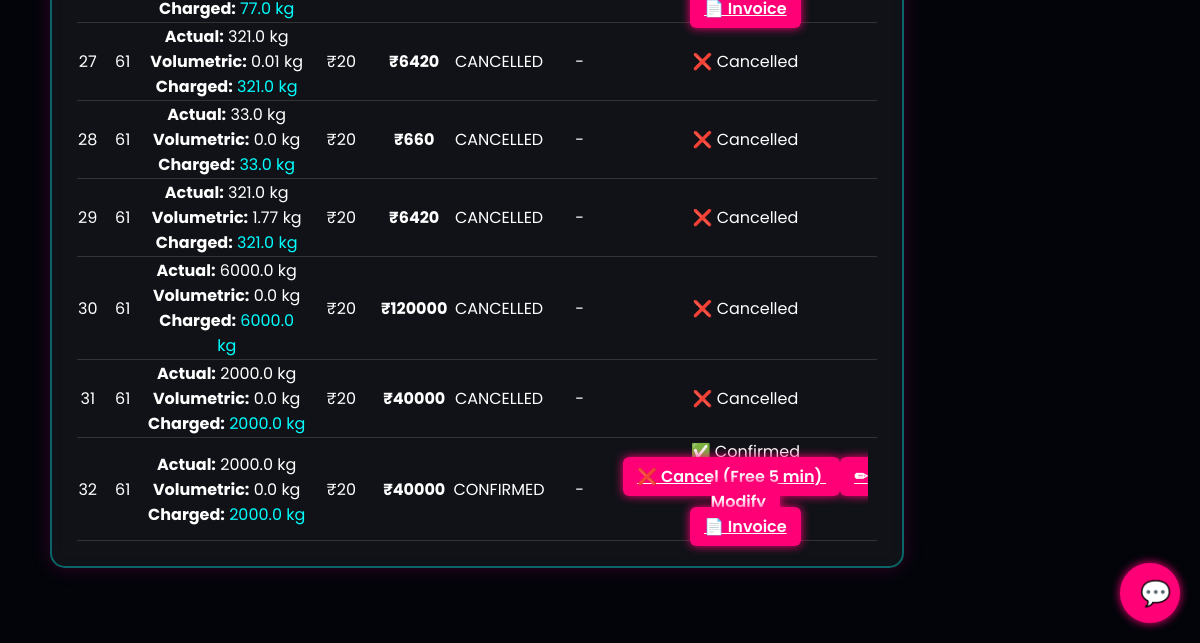
/bookings (signed in, lower part), run on an earlier commit of the app's database.
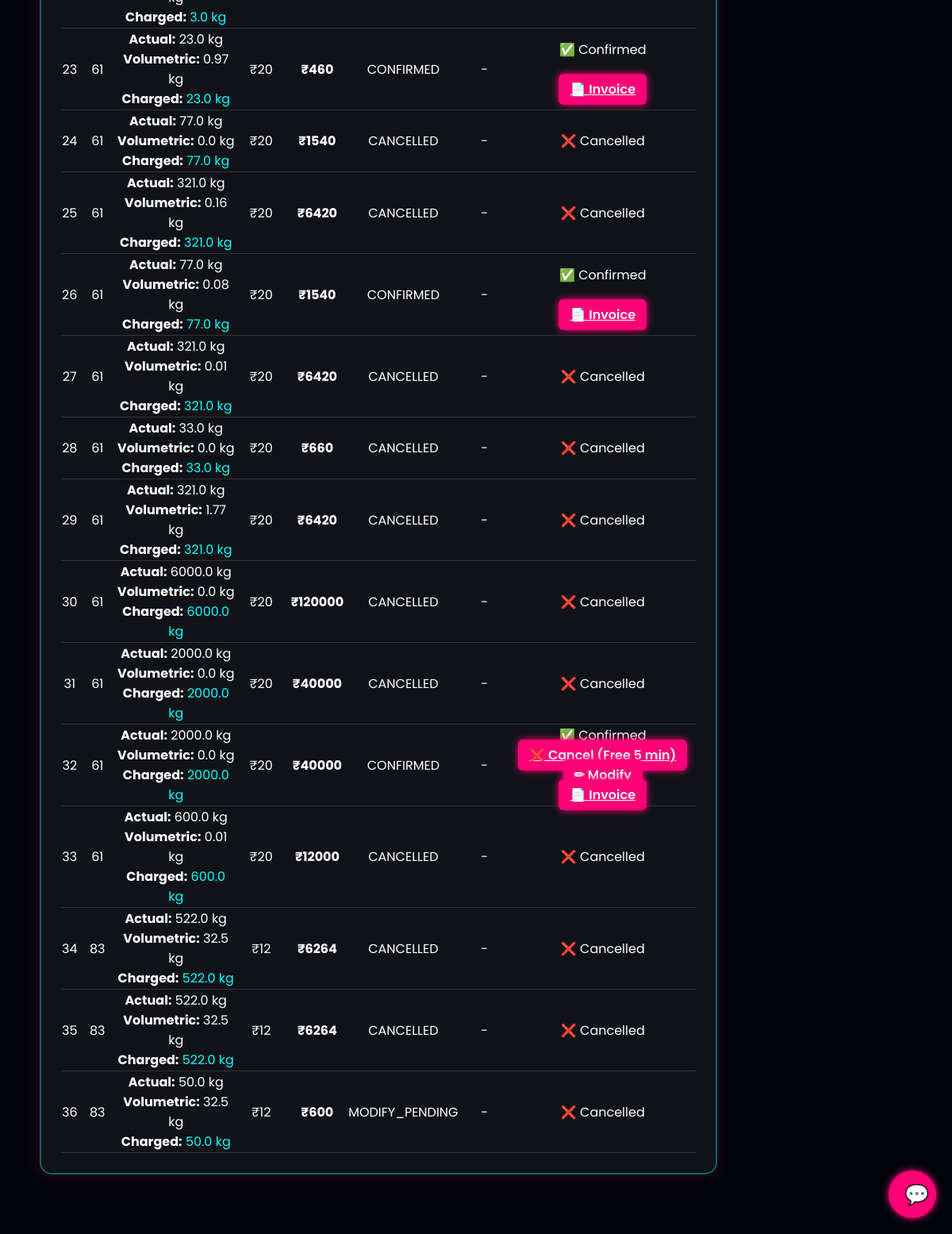
And on a later commit of the database.
### tables this page shows
CREATE TABLE bookings (
            id INTEGER PRIMARY KEY AUTOINCREMENT,
            user_id INTEGER,
            flight_id INTEGER,
            weight INTEGER,
            status TEXT,
            expires_at INTEGER,
            price INTEGER,
            total INTEGER,
            payment_status TEXT DEFAULT 'UNPAID'
        , actual_weight REAL, volumetric_weight REAL, chargeable_weight REAL, length REAL, width REAL, height REAL, confirmed_at INTEGER, penalty_paid REAL DEFAULT 0);

### app.py (the view)
@app.route("/bookings")
def bookings_view():
    if not is_logged_in():
        return redirect("/login")
    db = get_db()
    import time
    now = int(time.time())
    expired = db.execute(
        "SELECT * FROM bookings WHERE status='HOLD' AND expires_at < ?",
        (now,)
    ).fetchall()
    for b in expired:
        flight = db.execute("SELECT * FROM flights WHERE id=?", (b["flight_id"],)).fetchone()
        restored = flight["capacity"] + b["weight"]
        db.execute("UPDATE flights SET capacity=? WHERE id=?", (restored, b["flight_id"]))
        db.execute("UPDATE bookings SET status='CANCELLED' WHERE id=?", (b["id"],))
    db.commit()
    bookings = db.execute("SELECT * FROM bookings").fetchall()
    return render_template("booking_management.html", bookings=bookings)

### app.py (called while the page is built)
def is_logged_in():
    return "user_id" in session

### database.py (called while the page is built)
def get_db():
    db = getattr(g, "_database", None)
    if db is None:
        db = g._database = sqlite3.connect(DATABASE)
        db.row_factory = sqlite3.Row
    return db

### templates/booking_management.html (shortened to what this page needs)
{% extends "base.html" %}
{% block content %}
<div class="neon-box">
<table id="bookingTable" style="width:100%; color:white; border-collapse: collapse;">
{% for b in bookings %}
<tr data-id="{{ b['id'] }}"
    data-status="{{ b['status'] }}"
    data-expires="{{ b['expires_at'] or 0 }}"
    style="border-bottom:1px solid #333; text-align:center;">
    <td>{{ b['id'] }}</td>
    <td>{{ b['flight_id'] }}</td>
    <td>
        <b>Actual:</b> {{ b['actual_weight'] or 0 }} kg<br>
        <b>Volumetric:</b> {{ (b['volumetric_weight'] or 0)|round(2) }} kg<br>
        <b>Charged:</b>
        <span style="color:#0ff;">
            {{ (b['chargeable_weight'] or 0)|round(2) }} kg
        </span>
    </td>
    <td>₹{{ b['price'] }}</td>
    <td>
        <b>₹{{ (b['total'] or 0)|round(2) }}</b>
    </td>
    <td class="statusCell">
        {{ b['status'] }}
    </td>
    <td class="timerCell">
        {% if b['status'] == 'HOLD' %}
            <span class="timer">--</span>
        {% else %}
            -
        {% endif %}
    </td>
   <td>
{% if b['status'] == 'HOLD' %}
    <form method="POST" action="/confirm_booking">
        <input type="hidden" name="id" value="{{ b['id'] }}">
        <button class="neon-btn">✅ Confirm</button>
    </form>
{% elif b['status'] == 'CONFIRMED' %}
    ✅ Confirmed<br>
    {% if b['confirmed_at'] %}
        {% set now = namespace(val=0) %}
        {% set allowed = b['confirmed_at'] + 300 %}
        {% if allowed > b['confirmed_at'] %}
            <a href="/cancel_booking/{{ b['id'] }}" class="neon-btn">
                ❌ Cancel (Free 5 min)
            </a>
            <a href="/modify_booking/{{ b['id'] }}" class="neon-btn">
                ✏ Modify
            </a>
        {% else %}
            ⛔ Modification window closed<br>
            💰 Penalty required
        {% endif %}
    {% endif %}
    <br>
    <a href="/download_invoice/{{ b['id'] }}" class="neon-btn">
        📄 Invoice
    </a>
{% else %}
    ❌ Cancelled
{% endif %}
</td>
</tr>
{% endfor %}
</table>
</div>
{% endblock %}

What changed in the data, as far as the page shows it:
now on this page (row unchanged): bookings: chargeable_weight "3.0"
now on this page (row unchanged): bookings: id "23", flight_id "61", actual_weight "23.0", volumetric_weight "0.97", chargeable_weight "23.0", price "20", total "460", status "CONFIRMED"
now on this page (row unchanged): bookings: id "24", flight_id "61", actual_weight "77.0", volumetric_weight "0.0", chargeable_weight "77.0", price "20", total "1540", status "CANCELLED", shows "❌ Cancelled"
now on this page (row unchanged): bookings: id "25", flight_id "61", actual_weight "321.0", volumetric_weight "0.16", chargeable_weight "321.0", price "20", total "6420", status "CANCELLED", shows "❌ Cancelled"
now on this page (row unchanged): bookings: id "26", flight_id "61", actual_weight "77.0", volumetric_weight "0.08", chargeable_weight "77.0", price "20", total "1540", status "CONFIRMED"
added bookings: id "33", flight_id "61", actual_weight "600.0", volumetric_weight "0.01", chargeable_weight "600.0", price "20", total "12000", status "CANCELLED", shows "❌ Cancelled"
added bookings: id "34", flight_id "83", actual_weight "522.0", volumetric_weight "32.5", chargeable_weight "522.0", price "12", total "6264", status "CANCELLED", shows "❌ Cancelled"
added bookings: id "35", flight_id "83", actual_weight "522.0", volumetric_weight "32.5", chargeable_weight "522.0", price "12", total "6264", status "CANCELLED", shows "❌ Cancelled"
added bookings: id "36", flight_id "83", actual_weight "50.0", volumetric_weight "32.5", chargeable_weight "50.0", price "12", total "600", status "MODIFY_PENDING", shows "❌ Cancelled"
